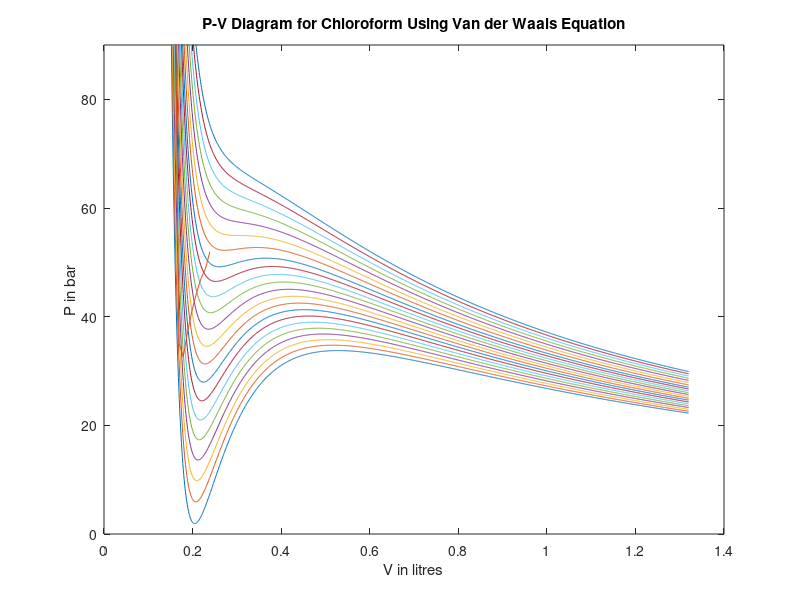

The MATLAB script that drew this image: (Note: this script raises an error after producing the figure.)
% System Chloroform using Van der Waals equation of State
R=0.0831451; % in  l·bar·mol^−1·K^−1
a=15.34; % in bar·l^2·mol^-2
b=0.1019; % in l·mol^-1
Pc=53.2868; % in bar
Vc=0.241;   % in l
Tc=8*a/(27*R*b); %in K using formular derived from Van der Waal EOS
jj=1;
%printing Critical point
Pc
Vc
Tc
for T= 455:5:525  % loop from temperature of 455 K to 525 K with step of 5 K
    V=zeros(1200,1);
    P=zeros(1200,1);
    for i=1:1:1200
        V(i,1)=0.120+i/1000; %making array for volume at step of 0.001 litres
        P(i,1)= (R*T/(V(i,1)-b))-(a/(V(i,1)*V(i,1)));% Finding Pressure for corresponding volume at given temperature using EOS
    end
    plot(V,P); %Plotting P-V Diagram
    ylim([0 90])
    title("P-V Diagram for Chloroform Using Van der Waals Equation");
    xlabel("V in litres");
    ylabel("P in bar");
    hold on;
end
Parr1=zeros(1,18); %Parr1, Parr2, Varr1 and Varr2  would store saturation data used for dome plotting
Parr2=zeros(1,18);
Varr1=zeros(1,18);
Varr2=zeros(1,18);
Pdata=zeros(17,3);
for T= 445:5:525  % loop from temperature of 445 K to 525 K with step of 5 K
    % Psat calculation Part
    % Refer Assignment Report to know more about function F
    F = @(x) [(R*T*log(x(1)/(x(1)-b))+b*R*T/(x(1)-b)-R*T*log(x(1)/(x(1)-b)-a/(x(1)*R*T))-2*a/x(1)-R*T*log(x(2)/(x(2)-b))-b*R*T/(x(2)-b)+R*T*log(x(2)/(x(2)-b)-a/(x(2)*R*T))+2*a/x(2));
        (x(1)^3-(b+R*T/x(3))*x(1)^2+a*x(1)/x(3)-a*b/x(3));
        (x(2)^3-(b+R*T/x(3))*x(2)^2+a*x(2)/x(3)-a*b/x(3))];
    %Taking initial guess of Psat using zero derivative points as discussed
    %in the Report of Assignment
    roo = roots([R*T -2*a 4*a*b -2*a*b*b]);
    pres1= R*T/(roo(1)-b)-a/(roo(1)^2);  %pres1 corresponds to maxima point pressure
    pres2= R*T/(roo(2)-b)-a/(roo(2)^2);  %pres2 corresponds to minima point pressure
    pres=(pres1+pres2)/2; %Taking Average of minima pressure and maxima pressure to get initial guess for Psat
    vr = roots([pres -pres*b-R*T a -a*b]);% Finding Volume corresponding to pres
    x0 = [min(vr) max(vr) pres]; %Initial Guess Vector in form of [Vl Vg Psat]
    [x,fval] = fsolve(F,x0) % Solving three simutaneous Non linear equations defined by the function F
    Parr1(1,jj)=x(3);
    Parr2(1,19-jj)=x(3);
    Varr1(1,jj)=x(1);
    Varr2(1,19-jj)=x(2);
    Pdata(jj,:)=x;   % store saturation data
    jj=jj+1;
    
end
Parr1(1,jj)=Pc;
Varr1(1,jj)=Vc;
Parr2(1,1)=Pc;
Varr2(1,1)=Vc;
for T= 531:6:567 %Plotting near-critical and supercritical region
    V=zeros(1200,1);
    P=zeros(1200,1);
    for i=1:1:1200
        V(i,1)=0.120+i/1000;
        P(i,1)= (R*T/(V(i,1)-b))-(a/(V(i,1)*V(i,1)));
    end
    plot(V,P);
    ylim([0 90])
    hold on;
end
%Plotting the splines for the DOME
xx1 = Varr1(1,1)-0.005:0.01:Varr1(1,18);
yy1 = spline(Varr1,Parr1,xx1);  % Make spline
p=plot(xx1,yy1); % Plot spline
p.Color = 'k'; %set colour of dome to black
p.LineStyle = '--'; %make dome curve as broken line
xx2 = Varr2(1,1):0.01:Varr2(1,18);
yy2 = spline(Varr2,Parr2,xx2);
p1=plot(xx2,yy2);  % Plot Spline
p1.Color = 'k'; %set colour of dome to black
p1.LineStyle = '--'; %make dome curve as broken line
hold off;
